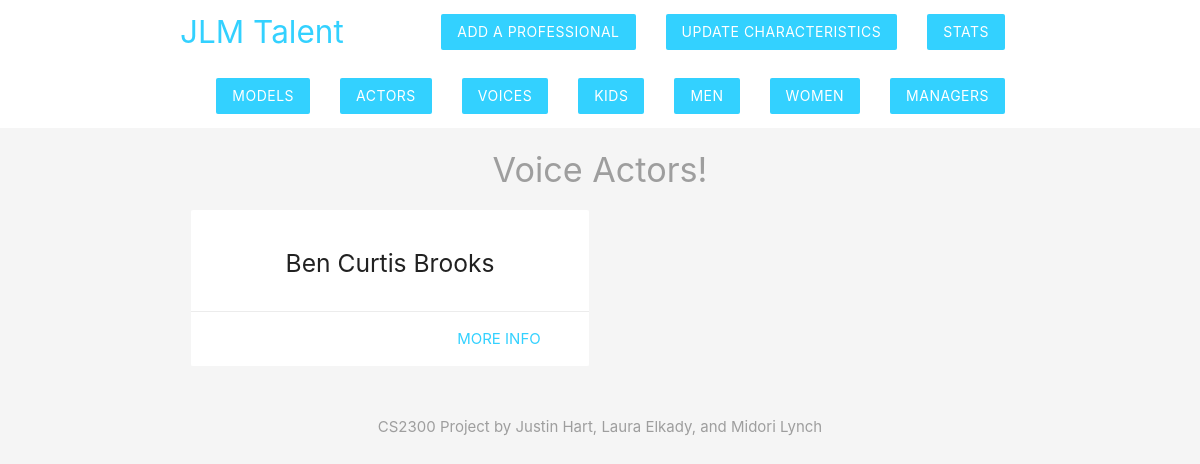
The page /test/voices.php on the database its author committed.
### tables this page shows
CREATE TABLE PROFESSIONALS(IDno varchar(80) NOT NULL,
Fname varchar(80) NOT NULL,
Mname varchar(80),
Lname varchar(80) NOT NULL,
UID varchar(80),
ManID varchar(80),
PRIMARY KEY (IDno),
FOREIGN KEY (UID) REFERENCES UNIONS(UnionID),
FOREIGN KEY(ManID) REFERENCES Manager(ManagerID)
);

### test/voices.php (the view, shortened to what this page needs)
<?php
include('config/db_connect.php');
$sql = 'SELECT professionals.Fname, professionals.Mname, professionals.Lname, professionals.IDno FROM professionals, voiceactors WHERE voiceactors.ProfID = professionals.IDno GROUP BY voiceactors.ProfID;';
$result = mysqli_query($conn, $sql);
$vs = mysqli_fetch_all($result, MYSQLI_ASSOC);
?>
<!DOCTYPE html>
<html>
	<?php include('templates/header.php'); ?>
	<h4 class="center grey-text">Voice Actors!</h4>
	<div class="container">
		<div class="row">
			<?php foreach($vs as $v){ ?>
				<div class="col s6 md3">
					<div class="card z-depth-0">
						<div class="card-content center">
							<h5><?php echo htmlspecialchars($v['Fname']); echo " "; echo htmlspecialchars($v['Mname']); echo " ";  echo htmlspecialchars($v['Lname']) ?></h5>
						</div>
						<div class="card-action right-align">
							<a class="brand-text" href="details.php?id=<?php echo $v['IDno']?>">more info</a>
						</div>
					</div>
				</div>
			<?php } ?>
		</div>
	</div>
	<?php include('templates/footer.php'); ?>
</html>

### test/templates/header.php (style rules this page uses)
.brand-text { color: #33D1FF !important; }

### rows shown on the page
professionals: Fname "Ben", Mname "Curtis", Lname "Brooks"
